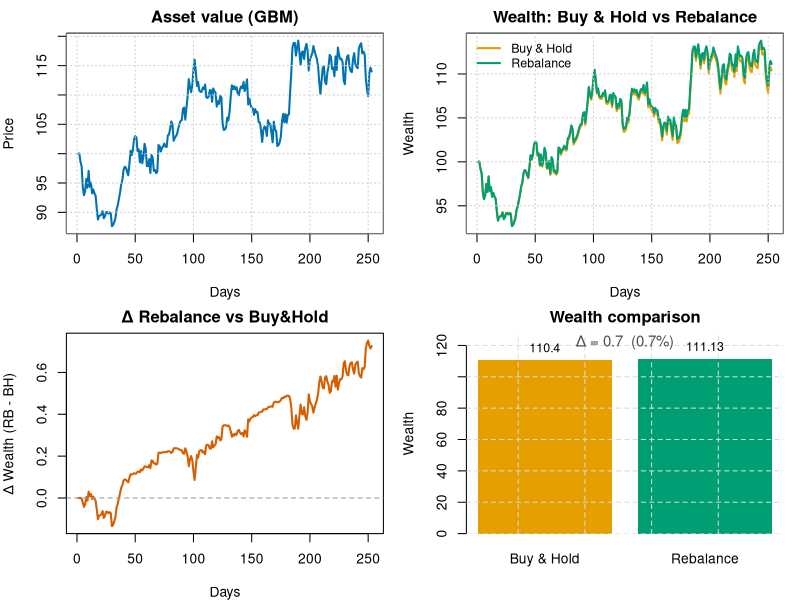

The R script that drew this image:
# ============================
# Shannon's Demon 
# 1 Asset GBM + Cash (r_f = 0), Rebalance target 40/60
# ============================

set.seed(25102025)

# Parameters
T_years <- 1 
n_days <- 252 
dt <- T_years / n_days
S0 <- 100             # initial asset value  
mu <- 0.05            # drift
sigma <- 0.25         # vol
rf <- 0.05            # risk free rate                  
W0 <- 100             # initial wealth 
f <- 0.6              # target on risky asset              
do_plot <- TRUE

# Geometric Brownian Motion for asset value
Z <- rnorm(n_days)
S <- numeric(n_days + 1); S[1] <- S0
for (t in 1:n_days) {
  S[t + 1] <- S[t] * exp((mu - 0.5 * sigma^2) * dt + sigma * sqrt(dt) * Z[t])
}

#  Buy & Hold for benchmarking 
cash_BH   <- (1 - f) * W0
shares_BH <- (f * W0) / S0
W_BH <- shares_BH * S + cash_BH * (1 + rf * (0:n_days) * dt)  

# Daily rebalance to f value
W_RB <- numeric(n_days + 1)
W_RB[1] <- W0
cash_RB <- (1 - f) * W0
shares_RB <- (f * W0) / S0

for (t in 1:n_days) {
  
  cash_RB <- cash_RB * (1 + rf * dt)
  W_RB[t + 1] <- shares_RB * S[t + 1] + cash_RB
  
  target_risky_value <- f * W_RB[t + 1]
  shares_RB <- target_risky_value / S[t + 1]
  cash_RB   <- (1 - f) * W_RB[t + 1]
}

# KPIs
cumret_BH <- tail(W_BH,1)/W_BH[1] - 1
cumret_RB <- tail(W_RB,1)/W_RB[1] - 1

CAGR <- function(v) (tail(v,1)/head(v,1))^(1/T_years) - 1
cagr_BH <- CAGR(W_BH); cagr_RB <- CAGR(W_RB)

delta_final <- tail(W_RB, 1) - tail(W_BH, 1)
delta_pct   <- delta_final / tail(W_BH, 1) * 100

cat("=== Results (1 asset + cash) ===\n")
cat(sprintf("Buy&Hold cum. return: %6.2f%%   CAGR: %5.2f%%\n", 100*cumret_BH, 100*cagr_BH))
cat(sprintf("Rebalance cum. return: %6.2f%%   CAGR: %5.2f%%\n", 100*cumret_RB, 100*cagr_RB))

# Charts
if (do_plot) {
  oldpar <- par(no.readonly = TRUE); on.exit(par(oldpar))
  par(mfrow = c(2, 2), mar = c(4, 4, 2, 1), bg = "white")
  
  # Chart 1: Simulated asset value
  plot(S,
       type = "l", lwd = 2, col = "#0072B2",
       xlab = "Days", ylab = "Price",
       main = "Asset value (GBM)")
  grid(col = "gray80")
  box(col = "gray50")
  
  # Chart 2: Buy&Hold vs Rebalance
  plot(W_BH,
       type = "l", lwd = 2, col = "#E69F00",
       xlab = "Days", ylab = "Wealth",
       main = "Wealth: Buy & Hold vs Rebalance",
       ylim = range(c(W_BH, W_RB)))
  lines(W_RB, lwd = 2, col = "#009E73")
  grid(col = "gray80")
  box(col = "gray50")
  
  legend("topleft",
         legend = c("Buy & Hold", "Rebalance"),
         col = c("#E69F00", "#009E73"),
         lwd = 2, bty = "n", cex = 0.9)
  
  # Chart 3: Wealth Delta 
  plot(W_RB - W_BH, type="l", col="#D55E00", lwd=2,
       xlab="Days", ylab="Δ Wealth (RB - BH)",
       main="Δ Rebalance vs Buy&Hold")
  abline(h=0, col="gray60", lty=2) 
  
  # Chart 4: O
  vals <- c(W_BH_end = tail(W_BH, 1),
            W_RB_end = tail(W_RB, 1))
  names(vals) <- c("Buy & Hold", "Rebalance")
  bar_colors <- c("#E69F00", "#009E73")
  
  bar_pos <- barplot(vals,
                     col = bar_colors,
                     border = NA,
                     main = "Wealth comparison",
                     ylab = "Wealth",
                     ylim = c(0, max(vals) * 1.15))
  grid(col = "gray85", lty = 2)
  
  text(bar_pos, vals, labels = round(vals, 2), pos = 3, cex = 0.9)
  
  mtext(sprintf("Δ = %.1f  (%.1f%%)", delta_final, delta_pct),
        side = 3, line = -1, cex = 0.9, col = "gray30")
  
}